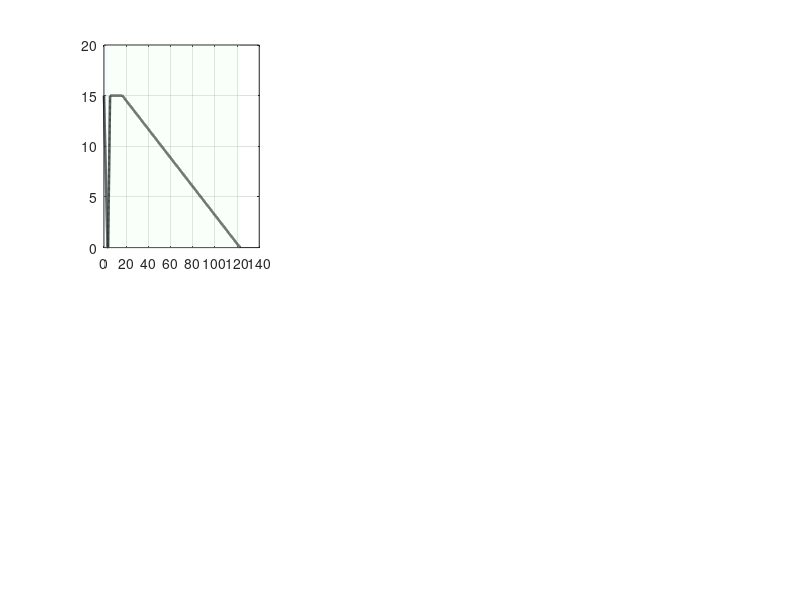

The MATLAB source for this figure: (Note: this script raises an error after producing the figure.)
%% ISTrain — Energy Recovery: brake -> stop 0.5 s -> run only on recovered energy
clc; clear;

%% -------------------- Vehicle / track parameters ------------------------
m_loco   = 600;      % [kg]
g        = 9.81;     % [m/s^2]
Crr      = 0.004;    % [-] rolling resistance coeff
rw       = 0.100;    % [m] wheel radius
mech_eff = 0.85;     % [-] drivetrain mech efficiency
G        = 10;       % [-] gearbox ratio
mu       = 0.35;     % [-] adhesion coeff
n_m      = 2;        % [-] number of motors
SF       = 30;       % [%] torque safety margin

v_max_kmh= 15;                 % [km/h] speed limit
v_max    = v_max_kmh/3.6;      % [m/s]
a_cmd    = 1.3;                % [m/s^2] target decel (TS.1b)

%% -------------------- Electrical limits & efficiencies ------------------
I_max     = 300;     % [A] DC bus current limit (charge/discharge)
Vbus      = 48;      % [V]

% Efficiencies
eta_sc_ch = 0.90;    % supercap charge path
eta_sc_ds = 0.90;    % supercap discharge path
eta_dc_ch = 0.85;    % DC/DC (charge)
eta_dc_ds = 0.85;    % DC/DC (discharge)
eta_tx    = mech_eff;
eta_m_reg = 0.90;    % motor+inverter in regen
eta_m_mot = 0.90;    % motor+inverter in motoring

eta_reg_path = eta_tx * eta_m_reg;                 % wheel -> DC bus (regen)
eta_store    = eta_reg_path * eta_dc_ch * eta_sc_ch; % wheel -> stored (info)
eta_drive    = eta_dc_ds * eta_m_mot * eta_tx;     % cap -> wheel (motoring)

%% -------------------- Supercapacitor selection --------------------------
% 1: 3x16V58F (19.33F);  2: 48V 83F;  3: 48V 165F
cap_choice = 3;

switch cap_choice
    case 1, C=19.33; ESR=3*0.0029; cap_name='3x16V 58F (19.33F)';
    case 2, C=83;    ESR=0.0022;   cap_name='48V 83F';
    case 3, C=165;   ESR=0.0011;   cap_name='48V 165F';
    otherwise, error('Invalid cap_choice');
end

%% -------------------- Pre-charge (optimal or manual) --------------------
use_optimal_V0 = true;
Erecov_target  = 7.8e3;  % [J] target event energy (for V0 formula)
if use_optimal_V0
    V0 = sqrt(max(Vbus^2 - (2*Erecov_target)/C,0));
else
    V0 = 0;
end
V0 = min(V0, Vbus);

%% -------------------- Phase A: braking (vmax -> 0) ----------------------
dtA    = 0.01;
t_stop = v_max / a_cmd;
tA     = (0:dtA:t_stop).';  NA=numel(tA);

vA   = max(v_max - a_cmd.*tA, 0);     % speed [m/s]
xA   = cumtrapz(tA, vA);              % distance [m]
F_rr = Crr*m_loco*g;                  % rolling resistance [N]
F_adh= mu*m_loco*g;                   % adhesion limit [N]

VA   = zeros(NA,1); VA(1)=V0;
EA   = zeros(NA,1); EA(1)=0.5*C*V0^2;
PA   = zeros(NA,1); IA=zeros(NA,1); FR=zeros(NA,1); Tm=zeros(NA,1);

for k=1:NA-1
    F_req    = m_loco*a_cmd;                   % desired braking force
    F_need   = max(F_req - F_rr, 0);           % what motor must create
    F_byAdh  = min(F_need, F_adh);             % adhesion limit

    % torque per motor (motor side) with safety margin
    T_req    = (F_byAdh*rw)/(G*mech_eff)/n_m;
    T_lim    = (1-SF/100)*(F_adh*rw)/(G*mech_eff)/n_m;
    scl      = min(1, T_lim/max(T_req,eps));
    F_use    = F_byAdh*scl; FR(k)=F_use; Tm(k)=T_req*scl;

    % power to DC from wheel (regen path)
    P_wheel  = F_use * vA(k);                  % [W]
    P_toDC   = eta_reg_path * P_wheel;         % [W]

    % charge limits: current and ESR
    I_esr    = max((Vbus - VA(k))/max(ESR,1e-6),0);
    I_allow  = min(I_max, I_esr);
    P_Ilim   = Vbus * I_allow;

    % power stored into cap after DC/DC + cap charge efficiency
    P_cap    = min(P_toDC, P_Ilim) * eta_dc_ch * eta_sc_ch;
    if VA(k) >= Vbus-1e-3, P_cap=0; end

    % update cap state
    dE       = P_cap*dtA;
    EA(k+1)  = EA(k) + dE;
    VA(k+1)  = min(sqrt(2*EA(k+1)/C), Vbus);

    % logs
    PA(k) = P_cap;
    IA(k) = (P_cap>0) .* P_cap / max(Vbus,1e-6);
end

Erec = EA(end);      % [J] recovered
Vend = VA(end);

%% -------------------- Phase B: dwell (0.5 s stop) -----------------------
t_dwell = 0.5;
tB  = (dtA:dtA:t_dwell).'; NB=numel(tB);
vB  = zeros(NB,1);  xB=zeros(NB,1);
VB  = Vend*ones(NB,1); EB=Erec*ones(NB,1);
PB  = zeros(NB,1);  IB=zeros(NB,1);

%% -------------------- Phase C: run only on recovered energy -------------
dtC     = 0.01;
tmaxC   = 120;                       % [s] safety cap on duration
tC      = []; vC = []; xC = [];
VC      = []; EC = []; PC = []; IC = []; FC = [];

% initial states for Phase C
t_now = 0;
v     = 0;                           % [m/s]
x     = 0;                           % [m]
Ecap  = Erec;                        % [J]
Vcap  = Vend;                        % [V]

% static limits (adhesion & torque)
T_adh_per_motor   = (F_adh*rw)/(G*mech_eff)/n_m;      % [Nm]
T_limit_per_motor = (1 - SF/100) * T_adh_per_motor;   % [Nm]
F_torque_lim      = (T_limit_per_motor*n_m*G*mech_eff)/rw; % [N] at wheel
F_trac_abs_lim    = min(F_torque_lim, F_adh);         % [N]

while (t_now < tmaxC) && (Ecap > 0 || v > 0)
    % available cap power limited by current & ESR
    I_esr_dis = Vcap / max(ESR, 1e-6);          % [A]
    I_allow   = min(I_max, I_esr_dis);           % [A]
    P_cap_out = Vbus * I_allow;                  % [W]
    % don't spend more energy than available this step
    P_cap_out = min(P_cap_out, Ecap/dtC);

    % wheel power after discharge path losses
    P_wheel_avail = eta_drive * P_cap_out;       % [W]

    % traction force (power-limited vs adhesion/torque-limited)
    if Ecap > 0 && P_wheel_avail > 0
        if v < 0.05
            F_trac = F_trac_abs_lim;
        else
            F_power = P_wheel_avail / max(v,1e-6); % P = F*v
            F_trac  = min([F_power, F_trac_abs_lim]);
        end
    else
        F_trac = 0;
    end

    % longitudinal dynamics (+ coast-down if no traction)
    F_net = F_trac - F_rr;
    if Ecap <= 0 || P_cap_out <= 0
        F_net = -F_rr;
    end
    a = F_net / m_loco;

    % integrate v & x with speed cap
    v = max(0, min(v + a*dtC, v_max));
    x = x + v*dtC;

    % update cap energy/voltage
    Ecap = max(Ecap - P_cap_out*dtC, 0);
    Vcap = sqrt(max(2*Ecap/C, 0));

    % logs
    tC(end+1,1) = t_now + dtC;
    vC(end+1,1) = v;
    xC(end+1,1) = x;
    VC(end+1,1) = Vcap;
    EC(end+1,1) = Ecap;
    PC(end+1,1) = P_wheel_avail;   % power at wheels (delivered)
    IC(end+1,1) = I_allow;         % DC bus current
    FC(end+1,1) = F_trac;          % traction force

    % stop condition: no energy and stopped
    if Ecap <= 0 && v <= 1e-3
        break;
    end

    t_now = t_now + dtC;
end

%% -------------------- Build full time-series (A | B | C) ----------------
t_full   = [tA;               tA(end)+tB;                 tA(end)+tB(end)+tC];
v_full   = [vA;               vB;                         vC];
x_full   = [xA;               xA(end)+xB;                 xA(end)+xB(end)+xC];
V_full   = [VA;               VB;                         VC];
I_full   = [IA;               IB;                         IC];
P_full   = [PA;               zeros(numel(tB),1);         PC];  % A: stored, C: wheel

% phase boundaries
tA_end = tA(end);
tB_end = tA_end + tB(end);
tC_end = tB_end + tC(end);

%% -------------------- Reports ------------------------------------------
fprintf('--- ISTrain Energy Recovery event ---\n');
fprintf('Capacitor: %s, C=%.2f F, ESR=%.4f ohm\n', cap_name, C, ESR);
fprintf('V0=%.2f V  -> Vend=%.2f V\n', V0, Vend);
fprintf('Recovered energy after braking: %.2f kJ\n', Erec/1000);
fprintf('Distance during braking: %.2f m\n', xA(end));
fprintf('Distance using ONLY recovered energy: %.2f m\n', xC(end));
fprintf('Peak speed on recovered energy: %.2f km/h\n', max(vC)*3.6);

%% -------------------- Phase coloring (RGB, light) -----------------------
colA = [0.85 0.93 1.00];   % Braking
colB = [0.96 0.96 0.86];   % Dwell
colC = [0.88 1.00 0.88];   % Energy-only

%% -------------------- PLOTS (phases clearly divided) --------------------
figure('Name','ISTrain — Energy Recovery (Phases highlighted)','Color','w');

% 1) SPEED vs time
ax1 = subplot(2,3,1);
plot(t_full, v_full*3.6, 'k', 'LineWidth', 1.8); grid on; hold on;
yl = ylim;
patch([0 tA_end tA_end 0],[yl(1) yl(1) yl(2) yl(2)],colA,'EdgeColor','none','FaceAlpha',0.20,'Parent',ax1);
patch([tA_end tB_end tB_end tA_end],[yl(1) yl(1) yl(2) yl(2)],colB,'EdgeColor','none','FaceAlpha',0.20,'Parent',ax1);
patch([tB_end tC_end tC_end tB_end],[yl(1) yl(1) yl(2) yl(2)],colC,'EdgeColor','none','FaceAlpha',0.20,'Parent',ax1);
uistack(ax1.Children(1:3),'bottom'); xline(tA_end,'k--'); xline(tB_end,'k--');
xlabel('Time [s]'); ylabel('Speed [km/h]'); title('Speed vs time');

% 2) POWER vs time (stored in A; delivered to wheels in C)
ax2 = subplot(2,3,2);
plot(t_full, P_full/1000, 'k', 'LineWidth', 1.8); grid on; hold on;
yl = ylim;
patch([0 tA_end tA_end 0],[yl(1) yl(1) yl(2) yl(2)],colA,'EdgeColor','none','FaceAlpha',0.20,'Parent',ax2);
patch([tA_end tB_end tB_end tA_end],[yl(1) yl(1) yl(2) yl(2)],colB,'EdgeColor','none','FaceAlpha',0.20,'Parent',ax2);
patch([tB_end tC_end tC_end tB_end],[yl(1) yl(1) yl(2) yl(2)],colC,'EdgeColor','none','FaceAlpha',0.20,'Parent',ax2);
uistack(ax2.Children(1:3),'bottom'); xline(tA_end,'k--'); xline(tB_end,'k--');
xlabel('Time [s]'); ylabel('Power [kW]');
title('Power vs time (A: stored, C: delivered at wheels)');

% 3) VOLTAGE vs time
ax3 = subplot(2,3,3);
plot(t_full, V_full, 'k', 'LineWidth', 1.8); grid on; hold on;
yl = ylim;
patch([0 tA_end tA_end 0],[yl(1) yl(1) yl(2) yl(2)],colA,'EdgeColor','none','FaceAlpha',0.20,'Parent',ax3);
patch([tA_end tB_end tB_end tA_end],[yl(1) yl(1) yl(2) yl(2)],colB,'EdgeColor','none','FaceAlpha',0.20,'Parent',ax3);
patch([tB_end tC_end tC_end tB_end],[yl(1) yl(1) yl(2) yl(2)],colC,'EdgeColor','none','FaceAlpha',0.20,'Parent',ax3);
uistack(ax3.Children(1:3),'bottom'); xline(tA_end,'k--'); xline(tB_end,'k--');
xlabel('Time [s]'); ylabel('V_{cap} [V]'); title('Supercapacitor voltage vs time');

% 4) CURRENT vs time
ax4 = subplot(2,3,4);
plot(t_full, I_full, 'k', 'LineWidth', 1.8); grid on; hold on;
yl = ylim;
patch([0 tA_end tA_end 0],[yl(1) yl(1) yl(2) yl(2)],colA,'EdgeColor','none','FaceAlpha',0.20,'Parent',ax4);
patch([tA_end tB_end tB_end tA_end],[yl(1) yl(1) yl(2) yl(2)],colB,'EdgeColor','none','FaceAlpha',0.20,'Parent',ax4);
patch([tB_end tC_end tC_end tB_end],[yl(1) yl(1) yl(2) yl(2)],colC,'EdgeColor','none','FaceAlpha',0.20,'Parent',ax4);
uistack(ax4.Children(1:3),'bottom'); xline(tA_end,'k--'); xline(tB_end,'k--');
xlabel('Time [s]'); ylabel('I_{bus} [A]'); title('DC bus current vs time');

% 5) DISTANCE vs time
ax5 = subplot(2,3,5);
plot(t_full, x_full, 'k', 'LineWidth', 1.8); grid on; hold on;
yl = ylim;
patch([0 tA_end tA_end 0],[yl(1) yl(1) yl(2) yl(2)],colA,'EdgeColor','none','FaceAlpha',0.20,'Parent',ax5);
patch([tA_end tB_end tB_end tA_end],[yl(1) yl(1) yl(2) yl(2)],colB,'EdgeColor','none','FaceAlpha',0.20,'Parent',ax5);
patch([tB_end tC_end tC_end tB_end],[yl(1) yl(1) yl(2) yl(2)],colC,'EdgeColor','none','FaceAlpha',0.20,'Parent',ax5);
uistack(ax5.Children(1:3),'bottom'); xline(tA_end,'k--'); xline(tB_end,'k--');
xlabel('Time [s]'); ylabel('Distance [m]'); title('Distance vs time');

% 6) (Optional) FORCE vs time in Phase C
ax6 = subplot(2,3,6);
tFC = tA(end)+tB(end)+tC;
plot(tFC, FC, 'k', 'LineWidth', 1.8); grid on; hold on;
yl = ylim;
patch([0 tA_end tA_end 0],[yl(1) yl(1) yl(2) yl(2)],colA,'EdgeColor','none','FaceAlpha',0.20,'Parent',ax6);
patch([tA_end tB_end tB_end tA_end],[yl(1) yl(1) yl(2) yl(2)],colB,'EdgeColor','none','FaceAlpha',0.20,'Parent',ax6);
patch([tB_end tC_end tC_end tB_end],[yl(1) yl(1) yl(2) yl(2)],colC,'EdgeColor','none','FaceAlpha',0.20,'Parent',ax6);
uistack(ax6.Children(1:3),'bottom'); xline(tA_end,'k--'); xline(tB_end,'k--');
xlabel('Time [s]'); ylabel('F_{trac} [N]'); title('Tractive force (Phase C)');

sgtitle(sprintf('Energy Recovery — %s | E_{rec}=%.2f kJ | Peak v=%.2f km/h', ...
    cap_name, Erec/1000, max(vC)*3.6));
